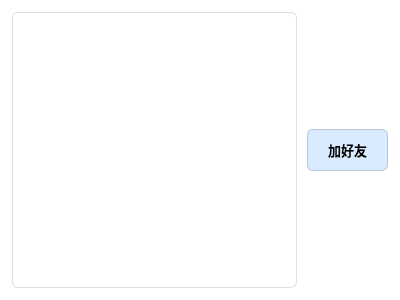
<?xml version="1.0" encoding="UTF-8"?>
<ui version="4.0">
 <class>Online</class>
 <widget class="QWidget" name="Online">
  <property name="geometry">
   <rect>
    <x>0</x>
    <y>0</y>
    <width>400</width>
    <height>300</height>
   </rect>
  </property>
  <property name="windowTitle">
   <string>在线用户</string>
  </property>
  <property name="styleSheet">
   <string notr="true">QWidget#Online {
    background-color: #ffffff;
    color: #000000;
}</string>
  </property>
  <layout class="QVBoxLayout" name="verticalLayout_2">
   <property name="spacing">
    <number>10</number>
   </property>
   <property name="leftMargin">
    <number>12</number>
   </property>
   <property name="topMargin">
    <number>12</number>
   </property>
   <property name="rightMargin">
    <number>12</number>
   </property>
   <property name="bottomMargin">
    <number>12</number>
   </property>
   <item>
    <layout class="QHBoxLayout" name="horizontalLayout">
     <item>
      <widget class="QListWidget" name="online_lw">
       <property name="enabled">
        <bool>true</bool>
       </property>
       <property name="styleSheet">
        <string notr="true">QListWidget {
    background-color: #ffffff;
    border: 1px solid #dcdfe6;
    border-radius: 6px;
    outline: none;
    font-size: 13px;
}
QListWidget::item {
    padding: 8px 10px;
    border-bottom: 1px solid #f0f0f0;
}
QListWidget::item:selected {
    background-color: #ecf5ff;
    color: #000000;
}
QListWidget::item:hover:!selected {
    background-color: #f5f7fa;
}</string>
       </property>
      </widget>
     </item>
     <item>
      <layout class="QVBoxLayout" name="verticalLayout">
       <item>
        <spacer name="verticalSpacer_2">
         <property name="orientation">
          <enum>Qt::Vertical</enum>
         </property>
         <property name="sizeHint" stdset="0">
          <size>
           <width>20</width>
           <height>40</height>
          </size>
         </property>
        </spacer>
       </item>
       <item>
        <widget class="QPushButton" name="addFriend_pb">
         <property name="font">
          <font>
           <family>Microsoft YaHei</family>
           <pointsize>10</pointsize>
           <bold>true</bold>
          </font>
         </property>
         <property name="styleSheet">
          <string notr="true">QPushButton {
    padding: 10px 20px;
    border: 1px solid #b7c7d9;
    border-radius: 6px;
    background-color: #d8ebff;
    color: #000000;
    font-size: 13px;
    font-weight: bold;
    min-height: 18px;
}
QPushButton:hover {
    background-color: #c6e2ff;
}
QPushButton:pressed {
    background-color: #b3d8ff;
}</string>
         </property>
         <property name="text">
          <string>加好友</string>
         </property>
         <property name="cursor">
          <cursorShape>PointingHandCursor</cursorShape>
         </property>
        </widget>
       </item>
       <item>
        <spacer name="verticalSpacer">
         <property name="orientation">
          <enum>Qt::Vertical</enum>
         </property>
         <property name="sizeHint" stdset="0">
          <size>
           <width>20</width>
           <height>40</height>
          </size>
         </property>
        </spacer>
       </item>
      </layout>
     </item>
    </layout>
   </item>
  </layout>
 </widget>
 <resources/>
 <connections/>
</ui>
